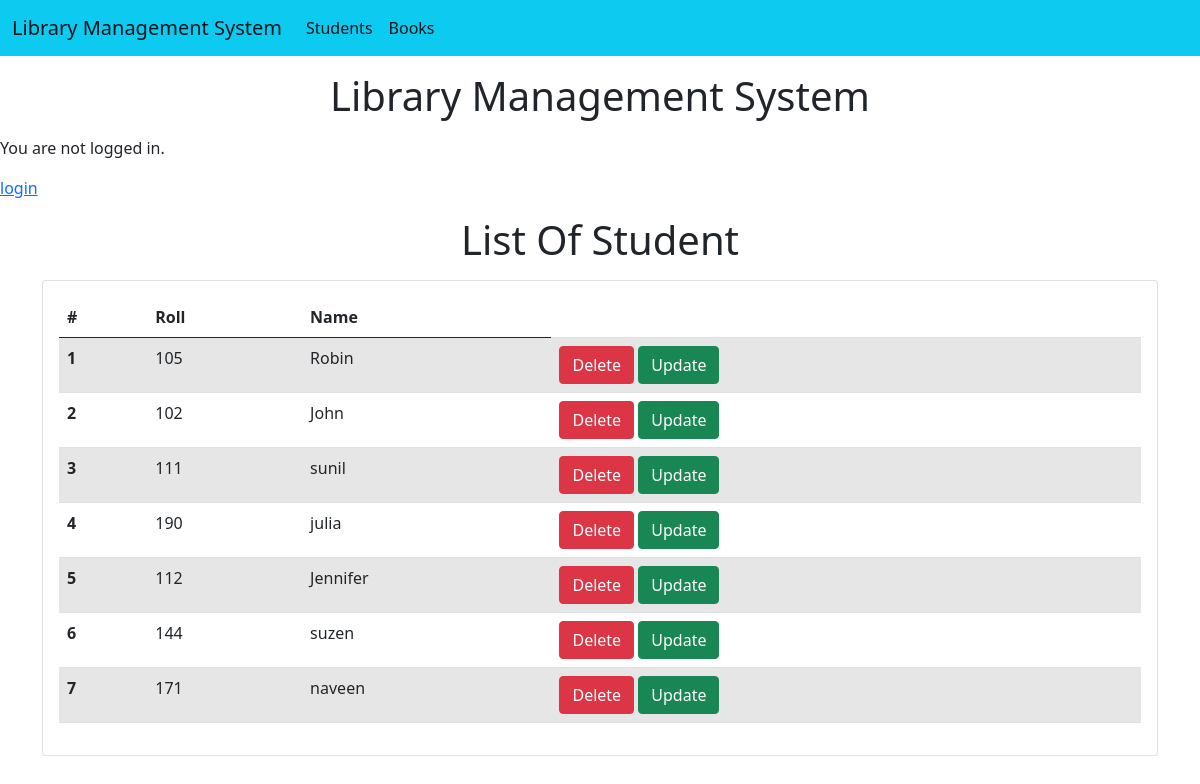
Page /std-list on the committed database.
### library_app/models.py (models this page shows, shortened)
class Students(models.Model):
    rn = models.CharField(max_length=100)
    name = models.CharField(max_length=100)

### library_app/views.py (the view)
# urls.py: path('std-list',stdlist,name='std-list'),
def stdlist(request):
    std = Students.objects.all()
    return render(request,'stdlist.html',{'std':std})

### library_app/templates/stdlist.html
{% extends 'base.html' %}
{% block content %}
<h1 class="text-center my-3"> List Of Student </h1>
   <div class="container">
     <div class="row">
       <div class="col-md-12">
         <div class="card">
           <div class="card-body">
             <div class="table">
                <table class="table table-striped">
  <thead>
    <tr>
      <th scope="col">#</th>
      <th scope="col">Roll</th>
      <th scope="col">Name</th>
    </tr>
  </thead>
  <tbody>
  {% for s in std %}
    <tr>
      <th scope="row">{{forloop.counter}}</th>
      <td>{{s.rn}}</td>
      <td>{{s.name}}</td>
        <td>
            <a href="delete-std/{{s.id}}" class="btn btn-danger md-sm"> Delete </a>
            <a href="update-std/{{s.id}}" class="btn btn-success md-sm"> Update </a>
        </td>
    </tr>
   {% endfor %}
  </tbody>
</table>
             </div>
           </div>
         </div>
       </div>
     </div>
   </div>
{% endblock content %}

### library_app/templates/base.html (shortened to what this page needs)
<!doctype html>
<html lang="en">
  <head>
    <link href="https://cdn.jsdelivr.net/npm/bootstrap@5.0.2/dist/css/bootstrap.min.css" rel="stylesheet">
  </head>
  <body>
  {% include 'header.html' %}
    <h1 class="text-center my-3"> Library Management System </h1>
{% if user.is_authenticated %}
<p class="text-center">Hi {{ user.username }}!</p>
  <p class="text-center"><a href="{% url 'logout' %}">logout</a></p>
{% else %}
<p>You are not logged in.</p>
<a href="{% url 'login' %}">login</a>
{% endif %}
  {% block content %}
  {% endblock content %}
  </body>
</html>
<body>

### library_app/templates/header.html (shortened to what this page needs)
<nav class="navbar navbar-expand-lg navbar-light bg-info">
  <div class="container-fluid">
    <a class="navbar-brand" href="/"> Library Management System </a>
    <div class="collapse navbar-collapse" id="navbarSupportedContent">
      <ul class="navbar-nav me-auto mb-2 mb-lg-0">
        <li class="nav-item">
          <a class="nav-link active" aria-current="page" href="std-list">Students</a>
        </li>
        <li class="nav-item">
          <a class="nav-link active" href="book-list"> Books </a>
        </li>
      </ul>
    </div>
  </div>
</nav>

### rows in the picture
Students: rn "105", name "Robin"
Students: rn "102", name "John"
Students: rn "111", name "sunil"
Students: rn "190", name "julia"
Students: rn "112", name "Jennifer"
Students: rn "144", name "suzen"
Students: rn "171", name "naveen"
